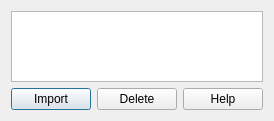
              <widget class="QWidget" name="sesfunctionsm3">
               <property name="geometry">
                <rect>
                 <x>0</x>
                 <y>0</y>
                 <width>257</width>
                 <height>121</height>
                </rect>
               </property>
               <attribute name="label">
                <string>SES Functions</string>
               </attribute>
               <layout class="QVBoxLayout" name="verticalLayoutm49">
                <item>
                 <widget class="QTreeView" name="tvsesfunctionsviewm3">
                  <property name="editTriggers">
                   <set>QAbstractItemView::NoEditTriggers</set>
                  </property>
                  <property name="alternatingRowColors">
                   <bool>true</bool>
                  </property>
                  <property name="selectionMode">
                   <enum>QAbstractItemView::MultiSelection</enum>
                  </property>
                 </widget>
                </item>
                <item>
                 <layout class="QHBoxLayout" name="sesfunctionshm3">
                  <item>
                   <widget class="QPushButton" name="bsesfunctioninsertm3">
                    <property name="text">
                     <string>Import</string>
                    </property>
                    <property name="icon">
                     <iconset resource="icons.qrc">
                      <normaloff>:/icons/ieditadd.png</normaloff>:/icons/ieditadd.png</iconset>
                    </property>
                    <property name="default">
                     <bool>true</bool>
                    </property>
                   </widget>
                  </item>
                  <item>
                   <widget class="QPushButton" name="bsesfunctiondeletem3">
                    <property name="text">
                     <string>Delete</string>
                    </property>
                    <property name="icon">
                     <iconset resource="icons.qrc">
                      <normaloff>:/icons/ieditdelete.png</normaloff>:/icons/ieditdelete.png</iconset>
                    </property>
                   </widget>
                  </item>
                  <item>
                   <widget class="QPushButton" name="bsesfunctionhelpm3">
                    <property name="text">
                     <string>Help</string>
                    </property>
                    <property name="icon">
                     <iconset resource="icons.qrc">
                      <normaloff>:/icons/ihelp.png</normaloff>:/icons/ihelp.png</iconset>
                    </property>
                   </widget>
                  </item>
                 </layout>
                </item>
               </layout>
              </widget>
